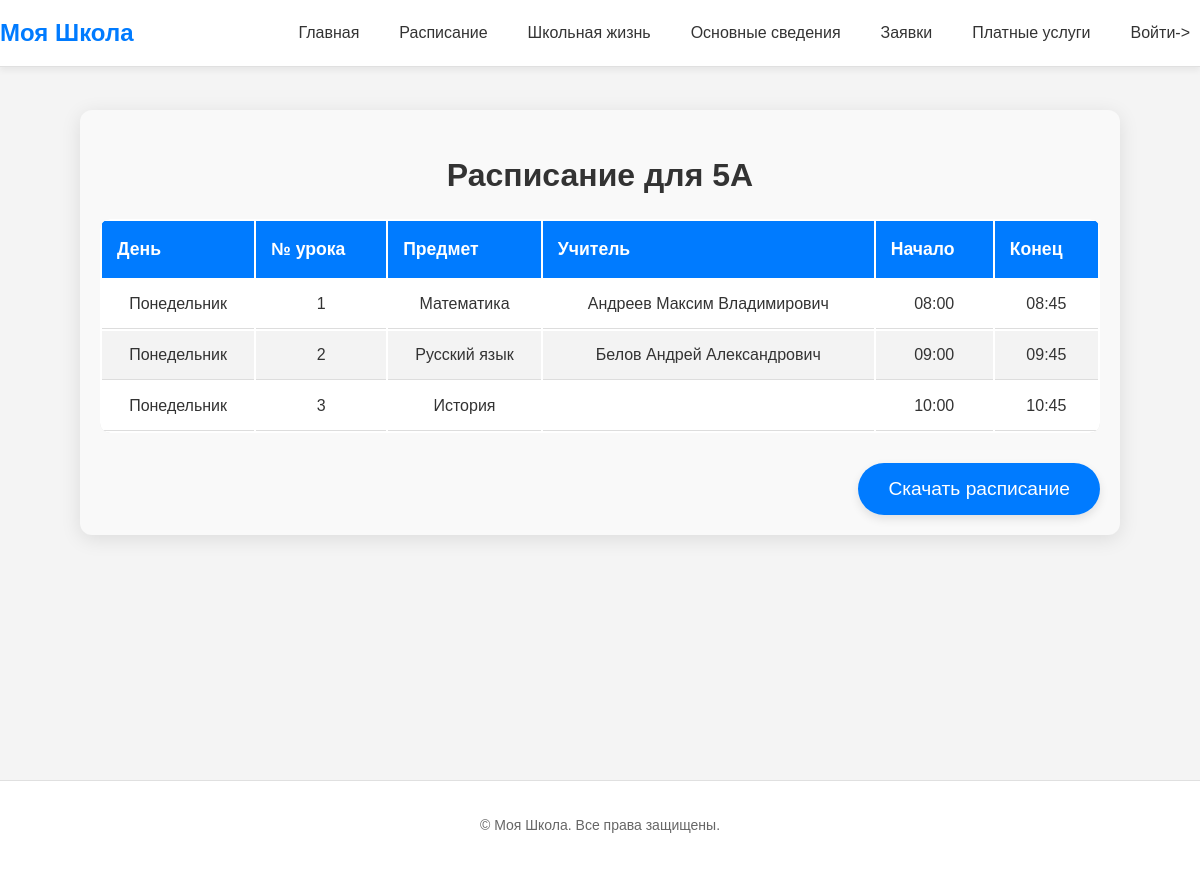
Page /school_life/schedule/3/ on the committed database.
### school/models.py (models this page shows, shortened)
class Class(models.Model):
    name = models.CharField(max_length=10, verbose_name="Класс")
    teacher = models.ForeignKey(
        'Teacher', on_delete=models.SET_NULL, verbose_name="Классный руководитель", blank=True, null=True
    )
    max_students = models.PositiveIntegerField(default=25, verbose_name="Максимальное количество студентов")

class Schedule(models.Model):
    DAY_OF_WEEK_CHOICES = [
        ('monday', 'Понедельник'),
        ('tuesday', 'Вторник'),
        ('wednesday', 'Среда'),
        ('thursday', 'Четверг'),
        ('friday', 'Пятница'),
        ('saturday', 'Суббота'),
    ]
    lesson_number = models.PositiveSmallIntegerField(verbose_name='Номер урока', null=True)
    school_class = models.ForeignKey(Class, on_delete=models.CASCADE, verbose_name="Класс")
    day_of_week = models.CharField(max_length=20, choices=DAY_OF_WEEK_CHOICES, verbose_name="День недели")
    subject = models.ForeignKey('Subject', on_delete=models.CASCADE, null=True,)
    office = models.PositiveIntegerField(verbose_name="Кабинет", null=True)
    teacher = models.ForeignKey(
        'Teacher', on_delete=models.SET_NULL, blank=True, null=True, verbose_name="Учитель"
    )
    start_time = models.TimeField(verbose_name="Время начала урока")
    end_time = models.TimeField(verbose_name="Время окончания урока")

class Subject(models.Model):
    name = models.CharField(max_length=100, unique=True)
    def __str__(self):
        return self.name

class Teacher(models.Model):
    POSITION_CHOICES = [
        ('director', 'Директор'),
        ('management', 'Руководство'),
        ('teacher', 'Учитель'),
    ]
    last_name = models.CharField(max_length=50, verbose_name="Фамилия")
    first_name = models.CharField(max_length=50, verbose_name="Имя")
    patronymic = models.CharField(max_length=50, verbose_name="Отчество")
    position = models.CharField(max_length=50, choices=POSITION_CHOICES, verbose_name="Должность")
    education = models.TextField(verbose_name="Уровень образования")
    qualification = models.CharField(max_length=255, verbose_name="Квалификация")
    academic_degree = models.CharField(max_length=255, blank=True, null=True, verbose_name="Ученая степень")
    academic_title = models.CharField(max_length=255, blank=True, null=True, verbose_name="Ученое звание")
    qualification_improvement = models.TextField(blank=True, null=True, verbose_name="Повышение квалификации")
    professional_retraining = models.TextField(blank=True, null=True, verbose_name="Профессиональная переподготовка")
    experience_years = models.PositiveIntegerField(verbose_name="Опыт работы (лет)")
    phone = models.CharField(max_length=20, verbose_name="Контактный телефон")
    email = models.EmailField(verbose_name="Адрес электронной почты")
    branch = models.CharField(max_length=255, verbose_name="Филиал")
    educational_programs = models.TextField(blank=True, null=True, verbose_name="Образовательные программы")
    subjects_taught = models.ManyToManyField(Subject, related_name="teachers", verbose_name="Преподаваемые дисциплины")
    image = models.ImageField(upload_to='images/teacher', blank=True, null=True, verbose_name="Фото преподавателя")
    user = models.OneToOneField(User, on_delete=models.CASCADE, blank=True, null=True, verbose_name="Пользователь")

### school/views.py (the view)
# urls.py: path('school_life/schedule/<int:class_id>/', views.schedule_class, name='schedule_class'),
def schedule_class(request, class_id):
    school_class = Class.objects.get(id=class_id)
    if request.method == 'POST':
        if 'export_schedule' in request.POST:
            return export_schedule_to_excel(school_class)
    schedule = Schedule.objects.filter(school_class=school_class).order_by('day_of_week', 'lesson_number')
    return render(request, 'schedule/schedule_class.html', {
        'school_class': school_class,
        'schedule': schedule
    })

### templates/schedule/schedule_class.html (shortened to what this page needs)
{% extends 'index.html' %}
{% load static %}
{% block extra_css %}
    <link rel="stylesheet" href="{% static 'css/schedule.css' %}">
{% endblock %}
{% block content %}
    <div class="schedule-class-content">
        <h1 class="schedule-class-title">Расписание для {{ school_class.name }}</h1>
        <div class="table-container">
            <table class="schedule-table">
                <thead>
                <tr>
                    <th>День</th>
                    <th>№ урока</th>
                    <th>Предмет</th>
                    <th>Учитель</th>
                    <th>Начало</th>
                    <th>Конец</th>
                </tr>
                </thead>
                <tbody>
                {% for entry in schedule %}
                    <tr>
                        <td>{{ entry.get_day_of_week_display }}</td>
                        <td>{{ entry.lesson_number }}</td>
                        <td>{{ entry.subject }}</td>
                        <td>{{ entry.teacher.last_name }} {{ entry.teacher.first_name }} {{ entry.teacher.patronymic }}</td>
                        <td>{{ entry.start_time|date:"H:i" }}</td>
                        <td>{{ entry.end_time|date:"H:i" }}</td>
                    </tr>
                {% endfor %}
                </tbody>
            </table>
        </div>
        <div class="schedule-export-container">
            <form method="post">
                <button type="submit" name="export_schedule" value="1" class="export-btn">Скачать расписание</button>
            </form>
        </div>
    </div>
{% endblock %}

### static/css/styles.css (style rules this page uses)
body { display: flex; flex-direction: column; min-height: 100vh; margin: 0; font-family: 'Arial', sans-serif; font-size: 16px; line-height: 1.5; color: #333; background-color: #f4f4f4; }
body { padding-top: 70px; }

### static/css/schedule.css (style rules this page uses)
.schedule-class-content { max-width: 1000px; margin: 40px auto; padding: 20px; background: #f9f9f9; border-radius: 12px; box-shadow: 0 4px 20px rgba(0, 0, 0, 0.1); text-align: center; }
.schedule-class-title { font-size: 2rem; color: #333; margin-bottom: 20px; }
.table-container { overflow-x: auto; border-radius: 10px; }
.schedule-table { width: 100%; background: #fff; border-radius: 10px; overflow: hidden; box-shadow: 0 4px 15px rgba(0, 0, 0, 0.1); }
.schedule-table th { background: #007bff; color: #fff; padding: 15px; font-size: 1.1rem; text-align: left; }
.schedule-table td { padding: 12px; border-bottom: 1px solid #ddd; font-size: 1rem; color: #333; }
.schedule-table tr:nth-child(even) { background-color: #f3f3f3; }
.schedule-export-container { margin-top: 30px; display: flex; justify-content: end; }
.export-btn { background: linear-gradient(135deg, #007bff, #007bff); border: none; color: #fff; font-size: 1.2rem; padding: 15px 30px; border-radius: 30px; cursor: pointer; transition: all 0.3s ease; box-shadow: 0 4px 10px rgba(0, 0, 0, 0.1); }

### rows in the picture
Class: name "5А"
Schedule: day_of_week "Понедельник", lesson_number "1", subject "Математика", teacher.last_name "Андреев", teacher.first_name "Максим", teacher.patronymic "Владимирович", start_time "08:00", end_time "08:45"
Schedule: day_of_week "Понедельник", lesson_number "2", subject "Русский язык", teacher.last_name "Белов", teacher.first_name "Андрей", teacher.patronymic "Александрович", start_time "09:00", end_time "09:45"
Schedule: day_of_week "Понедельник", lesson_number "3", subject "История", start_time "10:00", end_time "10:45"
